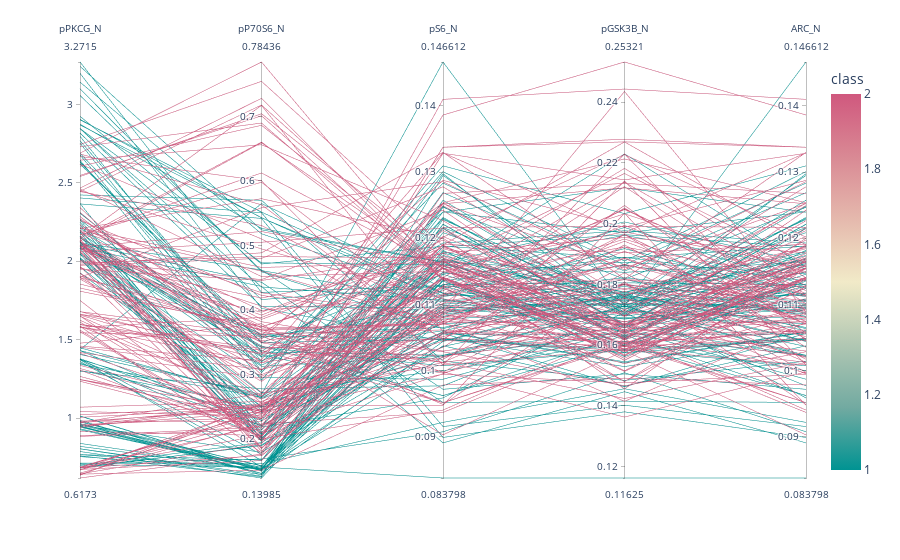

Notebook code for this chart:
### Code cell
fig = px.parallel_coordinates(df2, color="class",
                           dimensions=['pPKCG_N','pP70S6_N', 'pS6_N',
                                       'pGSK3B_N', 'ARC_N'],
                            color_continuous_scale=px.colors.diverging.Tealrose,
                            color_continuous_midpoint=1.5
                             )
fig.show()

### Figure 1 — Plotly figure (JSON) as saved in the notebook; plotly's stock layout.template omitted (floating-point values rounded to 4 significant figures; data arrays with more than 128 entries replaced by an {"elided": "..."} marker saying what was removed)
{"data": [{"dimensions": [{"label": "pPKCG_N", "values": {"elided": "240 float values"}}, {"label": "pP70S6_N", "values": {"elided": "240 float values"}}, {"label": "pS6_N", "values": {"elided": "240 float values"}}, {"label": "pGSK3B_N", "values": {"elided": "240 float values"}}, {"label": "ARC_N", "values": {"elided": "240 float values"}}], "domain": {"x": [0, 1], "y": [0, 1]}, "line": {"color": {"elided": "240 int values"}, "coloraxis": "coloraxis"}, "name": "", "type": "parcoords"}], "layout": {"coloraxis": {"cmid": 1.5, "colorbar": {"title": {"text": "class"}}, "colorscale": [[0, "rgb(0, 147, 146)"], [0.1667, "rgb(114, 170, 161)"], [0.3333, "rgb(177, 199, 179)"], [0.5, "rgb(241, 234, 200)"], [0.6667, "rgb(229, 185, 173)"], [0.8333, "rgb(217, 137, 148)"], [1, "rgb(208, 88, 126)"]]}, "legend": {"tracegroupgap": 0}, "margin": {"t": 60}}}
